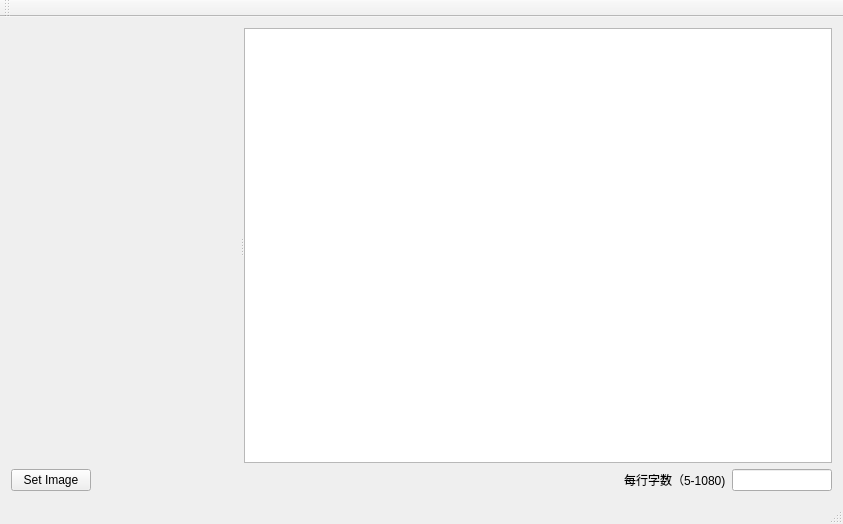
<?xml version="1.0" encoding="UTF-8"?>
<ui version="4.0">
 <class>MainWindow</class>
 <widget class="QMainWindow" name="MainWindow">
  <property name="geometry">
   <rect>
    <x>0</x>
    <y>0</y>
    <width>843</width>
    <height>524</height>
   </rect>
  </property>
  <property name="windowTitle">
   <string>MainWindow</string>
  </property>
  <widget class="QWidget" name="centralWidget">
   <layout class="QVBoxLayout" name="verticalLayout" stretch="1,0">
    <item>
     <widget class="QSplitter" name="splitter">
      <property name="orientation">
       <enum>Qt::Horizontal</enum>
      </property>
      <widget class="QWidget" name="widget" native="true"/>
      <widget class="QTextBrowser" name="textBrowser">
       <property name="baseSize">
        <size>
         <width>0</width>
         <height>0</height>
        </size>
       </property>
      </widget>
     </widget>
    </item>
    <item>
     <layout class="QHBoxLayout" name="horizontalLayout">
      <item>
       <widget class="QPushButton" name="pushButton_setImage">
        <property name="text">
         <string>Set Image</string>
        </property>
       </widget>
      </item>
      <item>
       <spacer name="horizontalSpacer">
        <property name="orientation">
         <enum>Qt::Horizontal</enum>
        </property>
        <property name="sizeHint" stdset="0">
         <size>
          <width>40</width>
          <height>20</height>
         </size>
        </property>
       </spacer>
      </item>
      <item>
       <widget class="QLabel" name="label">
        <property name="text">
         <string>每行字数（5-1080)</string>
        </property>
       </widget>
      </item>
      <item>
       <widget class="QLineEdit" name="lineEdit">
        <property name="maximumSize">
         <size>
          <width>100</width>
          <height>16777215</height>
         </size>
        </property>
       </widget>
      </item>
     </layout>
    </item>
   </layout>
  </widget>
  <widget class="QMenuBar" name="menuBar">
   <property name="geometry">
    <rect>
     <x>0</x>
     <y>0</y>
     <width>843</width>
     <height>26</height>
    </rect>
   </property>
  </widget>
  <widget class="QToolBar" name="mainToolBar">
   <attribute name="toolBarArea">
    <enum>TopToolBarArea</enum>
   </attribute>
   <attribute name="toolBarBreak">
    <bool>false</bool>
   </attribute>
  </widget>
  <widget class="QStatusBar" name="statusBar"/>
 </widget>
 <layoutdefault spacing="6" margin="11"/>
 <resources/>
 <connections/>
</ui>
